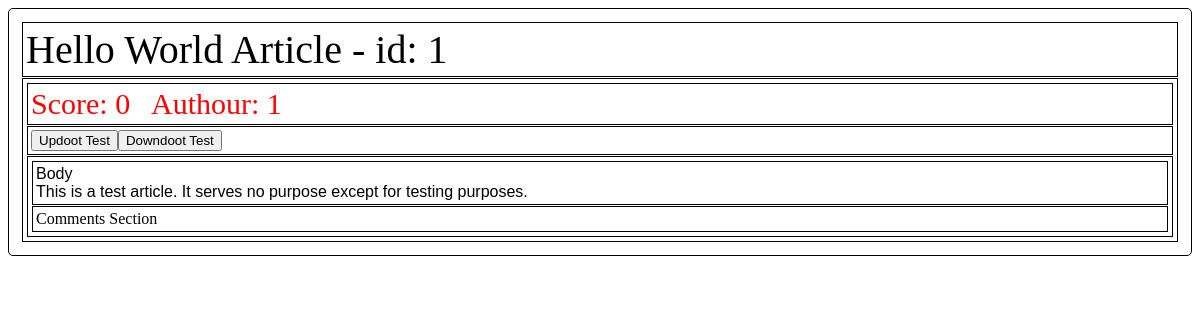
The page /news/1/ on the database its author committed.
### news/models.py (models this page shows, shortened)
class Article(models.Model):
    title = models.CharField("Title", max_length=100)
    body = models.TextField("Body")
    author = models.ForeignKey(settings.AUTH_USER_MODEL, on_delete=models.CASCADE)
    score = models.IntegerField("Score", default=0)
    CATEGORIES = (
        ("SP", "Sports"),
        ("BU", "Buisness"),
        ("EN", "Entertainment"),
        ("TE", "Technology"),
    )
    category = models.CharField(
        max_length=2,
        choices=CATEGORIES,
        default="EN",
    )
    published = models.DateTimeField("Date Published")

### news/views.py (the view)
# urls.py: url(r'^(?P<article_id>[0-9]+)/$', views.detail, name='detail'),
def detail(request, article_id):
	article = get_object_or_404(Article, pk=article_id)
	return render(request, 'news/detail.html', {'article': article})

### news/templates/news/detail.html (shortened to what this page needs)
<!DOCTYPE html>
<html>
<head>
</head>
<body>
	<div class="title">{{article.title}} - id: {{article.id}}</div>
	<div>
		<div class="score" id="value">Score: {{article.score}} &nbsp; Authour: {{article.author_id}}</div>
		<div><input type=button value="Updoot Test" onclick=updoot()><input type=button value="Downdoot Test" onclick=downdoot()></div>
	<div>
	<div class="news">Body <br> {{article.body}}</div>
	<div class="comments">Comments Section</div>
</body>
</html>

### news/templates/news/detail.html (style rules this page uses)
body { border: 1px solid #000000; border-radius: 5px; padding: 1%; }
div { padding: 3px; border: 1px solid black; margin: 1px; }
.title { font-family: "Palatino Linotype", "Book Antiqua", Palatino, serif; font-size: 30pt }
.score { font-size: 30px; color:red; wrap: }
.news { font-family: "Comic Sans MS", cursive, sans-serif; }

### rows shown on the page
Article: title "Hello World Article", id "1", score "0", author_id "1", body "This is a test article. It serves no purpose except for testing purposes."
